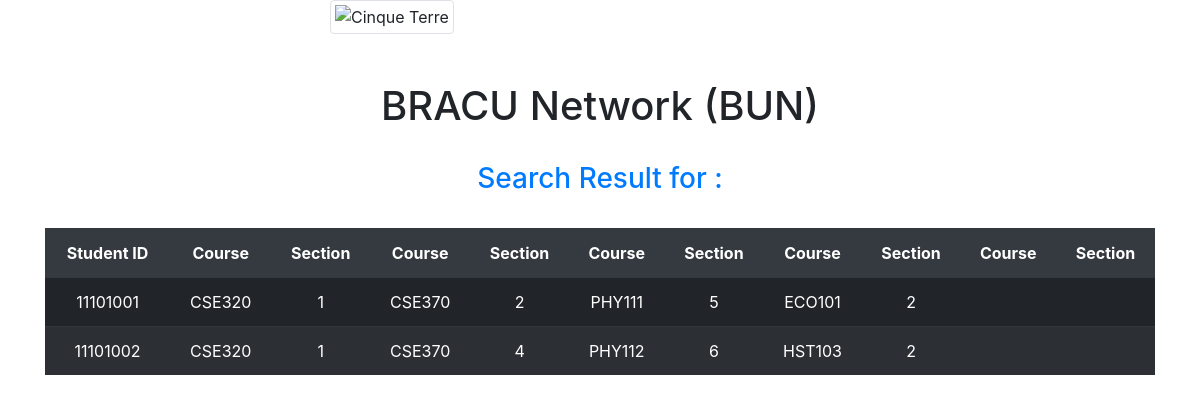
The page /Models/search4.php on the database its author committed.
### tables this page shows
CREATE TABLE `taken_course` (
  `student_ID` varchar(255) NOT NULL,
  `course_code1` varchar(255) NOT NULL,
  `section_num1` varchar(255) NOT NULL,
  `course_code2` varchar(255) NOT NULL,
  `section_num2` varchar(255) NOT NULL,
  `course_code3` varchar(255) NOT NULL,
  `section_num3` varchar(255) NOT NULL,
  `course_code4` varchar(255) NOT NULL,
  `section_num4` varchar(255) NOT NULL,
  `course_code5` varchar(255) NOT NULL,
  `section_num5` varchar(255) NOT NULL
);

### Models/search4.php (the view, shortened to what this page needs)
<?php include 'connection.php'; ?>
<!DOCTYPE html>
<html lang="en">
<head>
    <link rel="stylesheet" href="https://stackpath.bootstrapcdn.com/bootstrap/4.1.3/css/bootstrap.min.css"
>
    <link rel="stylesheet" type="text/css" href="http://ajax.aspnetcdn.com/ajax/jquery.dataTables/1.9.4/css/jquery.dataTables.css">
</head>
</head>
<body>
 <div class="container">
        <div class="row">
            <div class="col-sm-6 offset-3">
            <img src="bracu.png" class="img-thumbnail" alt="Cinque Terre">
            <br> <br> <br>
            <h1 class="display-6 text-center">BRACU Network (BUN)</h1>
            </div>
        </div>
            <br>
                <h3 class="text-primary text-center"> Search Result for : <?php $d = $_GET['searchFor'];echo $d?> </h3>
                <br>
                <table id="tabledata" class=" table table-striped table-dark">
<tr class="bg-dark text-white text-center">
                                                <th> Student ID </th>
                                                <th> Course </th>
                                                <th> Section </th>
                                                <th> Course </th>
                                                <th> Section </th>
                                                <th> Course </th>
                                                <th> Section </th>
                                                <th> Course </th>
                                                <th> Section </th>
                                                <th> Course </th>
                                                <th> Section </th>
</tr>
<?php
$dd = $_GET['searchFor'];
$q3 = "SELECT * FROM `taken_course` c where student_ID like'%$dd%' ";
$show3 = mysqli_query($connection,$q3);
while($res = mysqli_fetch_array($show3)){
?>
<tr class="text-center">
<td>
                                                    <?php echo $res['student_ID'];  ?>
                                                </td>
                                               <td>
                                                    <?php echo $res['course_code1'];  ?>
                                                </td>
                                                <td>
                                                    <?php echo $res['section_num1'];  ?>
                                                </td>
                                                <td>
                                                    <?php echo $res['course_code2'];  ?>
                                                </td>
                                                <td>
                                                    <?php echo $res['section_num2'];  ?>
                                                </td>
                                                <td>
                                                    <?php echo $res['course_code3'];  ?>
                                                </td>
                                                <td>
                                                    <?php echo $res['section_num3'];  ?>
                                                </td>
                                                <td>
                                                    <?php echo $res['course_code4'];  ?>
                                                </td>
                                                <td>
                                                    <?php echo $res['section_num4'];  ?>
                                                </td>
                                                <td>
                                                </td>
                                                <td>
                                                </td>
</tr>
<?php
}
?>
</table>
</div>
</body>
</html>

### rows shown on the page
taken_course: student_ID "11101001", course_code1 "CSE320", section_num1 "1", course_code2 "CSE370", section_num2 "2", course_code3 "PHY111", section_num3 "5", course_code4 "ECO101", section_num4 "2"
taken_course: student_ID "11101002", course_code1 "CSE320", section_num1 "1", course_code2 "CSE370", section_num2 "4", course_code3 "PHY112", section_num3 "6", course_code4 "HST103", section_num4 "2"
